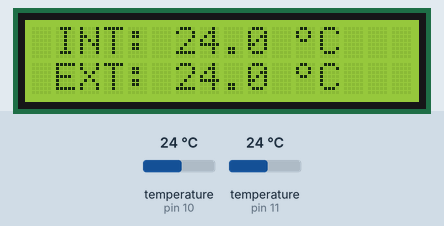
A sketch run on a simulated Arduino Uno, built with avr-gcc and run on an emulated ATmega328P. On the bench: 16×2 character LCD. The test bench sets the inputs (shaded band); at power-on: temperature (sensors on pin 10, pin 11) 24 °C.

Above: at 1.2 s.
1.3 s: temperature (sensor on pin 10) set to 12 °C
At 2.6 s:
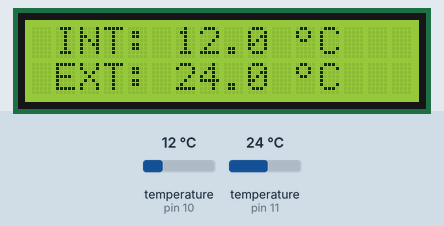
3.6 s: temperature (sensor on pin 11) set to 12 °C
At 5.4 s:
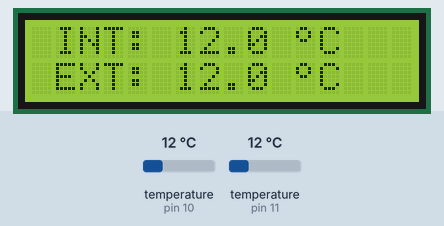
5.7 s: temperature (sensor on pin 10) set to 19 °C
At 7.0 s:
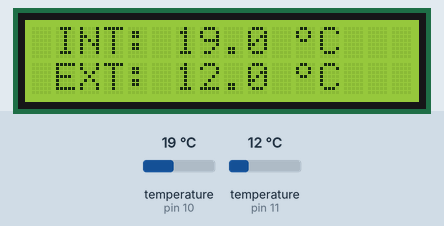
7.8 s: temperature (sensor on pin 11) set to 19 °C
At 9.6 s:
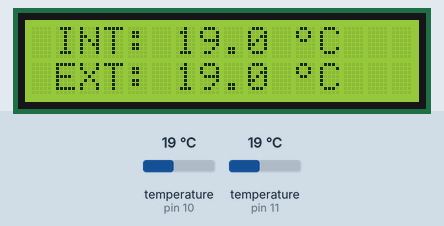
9.9 s: temperature (sensor on pin 10) set to 28 °C
At 11.5 s:
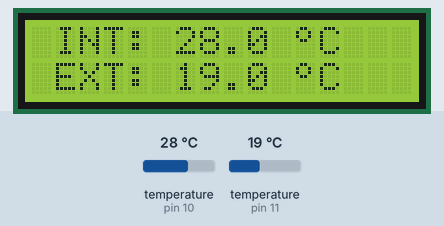
12.0 s: temperature (sensor on pin 11) set to 28 °C
At 13.1 s:
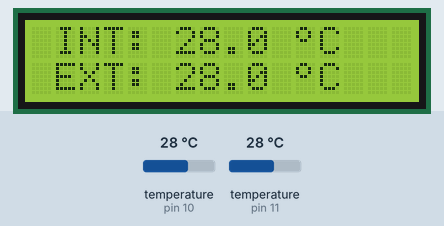
Timing chart, 0 to 15.0 s (numbered marks = the images above; inputs shaded):
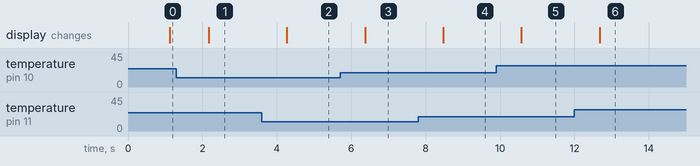

The sketch:

TemperatureV2.ino
```cpp
#include <OneWire.h>
#include <LiquidCrystal_I2C.h>
#define INT_SENSOR 10
#define EXT_SENSOR 11

LiquidCrystal_I2C lcd(0x27,16,2);
OneWire is(INT_SENSOR);
OneWire es(EXT_SENSOR);

byte grad[8] = {0b01100, 0b10010, 0b10010, 0b01100, 0b00000, 0b00000, 0b00000, 0b00000};
byte data_int[9], data_ext[9], i;
float temp_int, temp_ext;

void setup() {
  lcd.init(); lcd.backlight(); lcd.createChar(1, grad);
}

void loop() {
  is.reset(); es.reset();
  is.write(0xCC, 0); es.write(0xCC, 0);
  is.write(0x44, 0); es.write(0x44, 0);
    delay(1000);
  is.reset(); es.reset();
  is.write(0xCC, 0); es.write(0xCC, 0);
  is.write(0xBE, 0); es.write(0xBE, 0);
  is.read_bytes(data_int, 9); es.read_bytes(data_ext, 9);

  temp_int =  (float)((int)data_int[0] | (((int)data_int[1]) << 8)) * 0.0625 + 0.03125;
  temp_ext =  (float)((int)data_ext[0] | (((int)data_ext[1]) << 8)) * 0.0625 + 0.03125;


  lcd.setCursor(1,0);
    if (temp_int == 0.03125) {
      lcd.print("NO INT SENSOR");
     } else {
      lcd.print("INT: ");lcd.print(temp_int, 1);lcd.print(" ");lcd.print(char(1));lcd.print("C");lcd.print("    ");
     }

  lcd.setCursor(1,1);
    if (temp_ext == 0.03125) {
      lcd.print("NO EXT SENSOR");
     } else {
      lcd.print("EXT: ");lcd.print(temp_ext, 1);lcd.print(" ");lcd.print(char(1));lcd.print("C");lcd.print("    ");
     }
  }
```

Measured:
- after the input at 1.3 s, the display: changes after 0.87 s (image 1)
- after the input at 3.6 s, the display: changes after 0.67 s (image 2)
- after the input at 5.7 s, the display: changes after 0.67 s (image 3)
- after the input at 7.8 s, the display: changes after 0.67 s (image 4)
- after the input at 9.9 s, the display: changes after 0.68 s (image 5)
- after the input at 12.0 s, the display: changes after 0.68 s (image 6)
